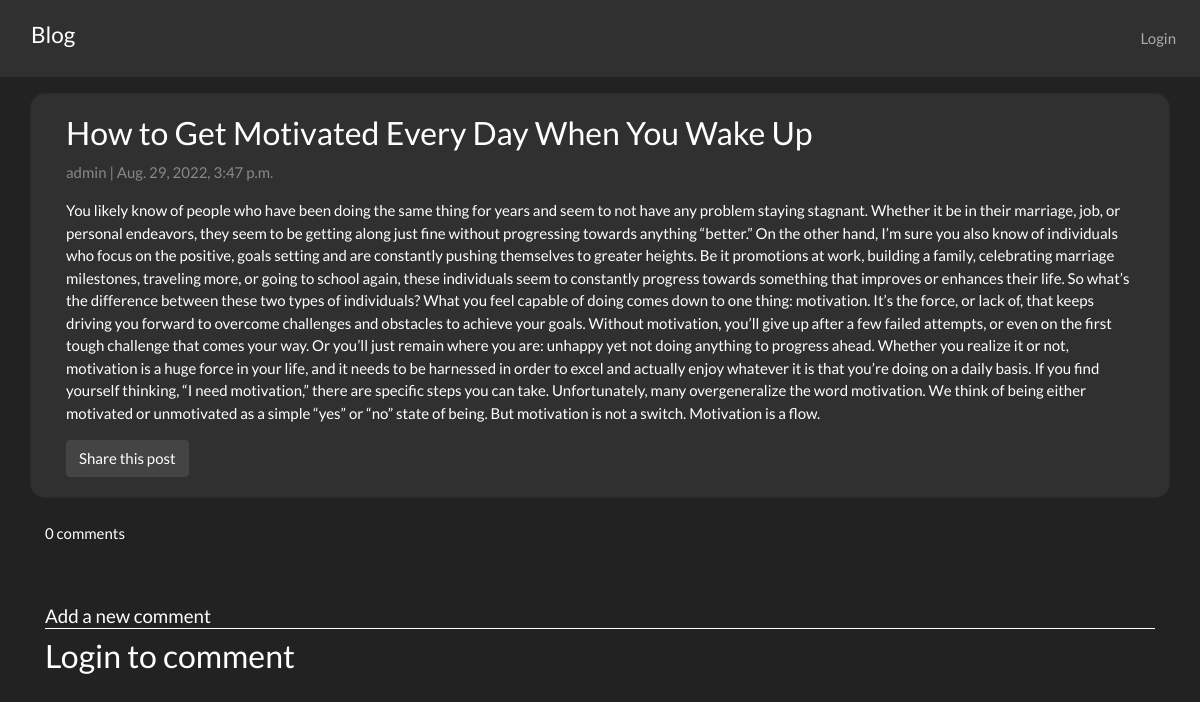
Page /8/ on the earlier database version.
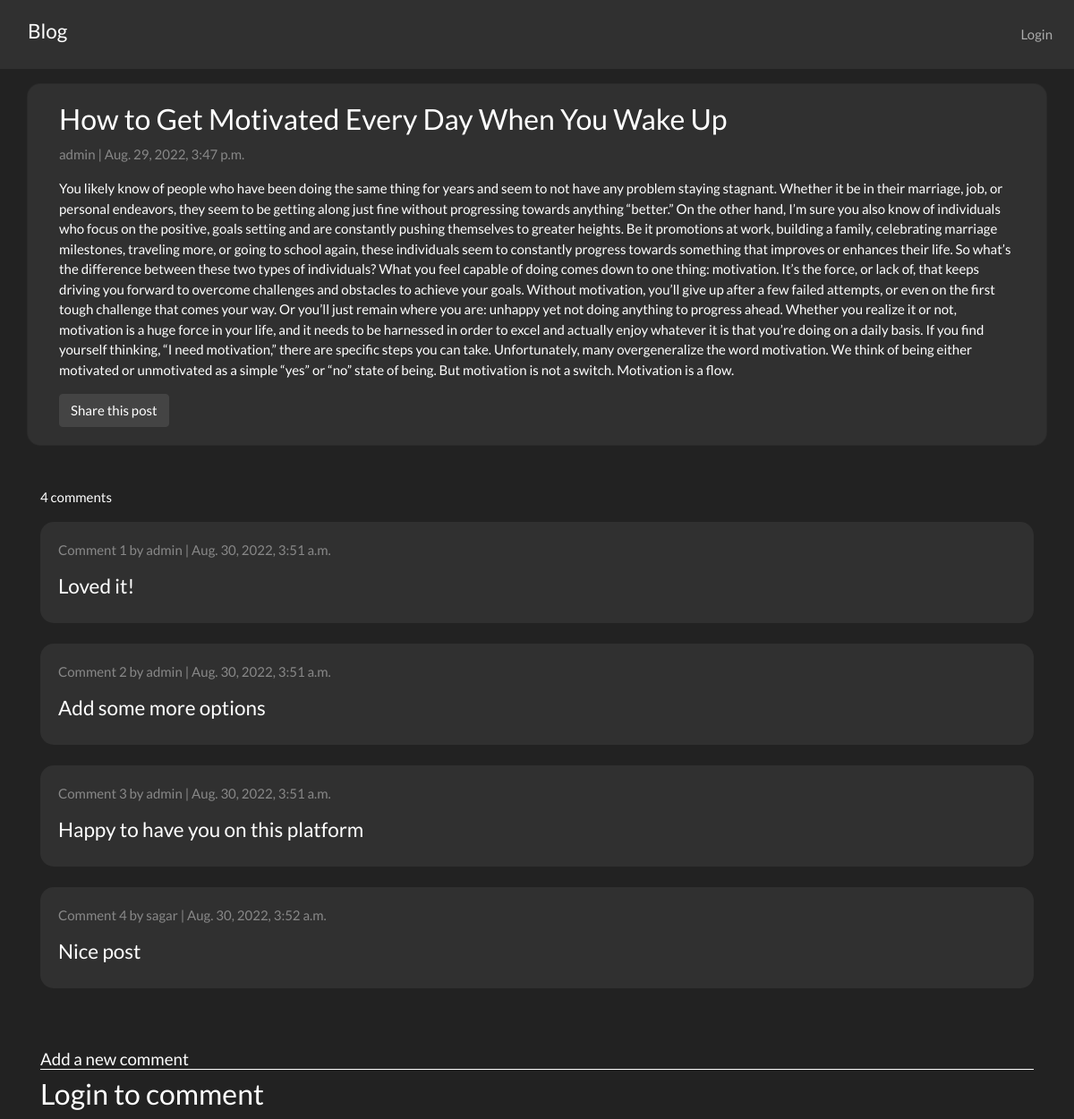
Same page on the later database version.
### blog/models.py (models this page shows, shortened)
class Post(models.Model):
    title = models.CharField(max_length=200, unique=True)
    author = models.ForeignKey(User, on_delete= models.CASCADE,related_name='blog_posts')
    content = models.TextField()
    created_on = models.DateTimeField(auto_now_add=True)
    image_urls = models.JSONField()
    class Meta:
        ordering = ['-created_on']

class Comments(models.Model):
    post = models.ForeignKey(Post, on_delete= models.CASCADE)
    user = models.ForeignKey(User, on_delete= models.CASCADE)
    created_on = models.DateTimeField(auto_now_add=True)
    body = models.TextField()

### blog/views.py (the view)
# urls.py: path('<int:id>/',PostDetail, name='post_detail'),
def PostDetail(request,id):
    post = Post.objects.get(id=id)
    if(request.method=="POST"):
        body = request.POST["body"]
        user = request.user
        newComment = Comments.objects.create(user=user,post=post,body=body)
        newComment.save()
    comments = Comments.objects.filter(post=post)
    images = post.image_urls.get("images")
    print(images)
    count = comments.count()
    return render(request,"post_detail.html",{"comments":comments,"post":post,"count":count,"id":id,"images":images})

### blog/templates/post_detail.html (shortened to what this page needs)
{% extends 'base.html' %}
{% block body %}
<div class="container">
  <div class="row">
    <div class="col-md-12 card mb-4  mt-3 left  top" style="border-radius: 15px;">
      <div class="card-body">
        <h3> {{ post.title }}</h3>
        <p class=" text-muted">{{ post.author }} | {{ post.created_on }}</p>
        <p class="card-text ">{{ post.content}}</p>
        <form action="/share/" method="post">
        <input type="submit" value="Share this post" class="btn btn-secondary">
        </form>
      </div>
    </div>
  </div>
  <div class="row">
    {%for image in images%}
    <div class="col-3">
    </div>
    {%endfor%}
  </div>
  <p>{{count}} comments</p>
  {% for comment in comments %}
  <div class="card-body" style="border-radius: 15px;background-color:rgba(255, 255, 255, 0.062);">
    <p class=" text-muted">Comment {{ forloop.counter }} by {{ comment.user.username }} | {{ comment.created_on }}</p>
    <h4>{{comment.body}}</h4>
  </div><br>
  {%endfor%}
  <br><br>
  <h5 style="border-bottom: 1px solid white;">Add a new comment</h5>
  {% if user.is_authenticated %}
  <form method="post">
    {% csrf_token %}
    <div class="form-group">
      <label for="body" class="form-label">Comment</label>
      <textarea name="body" id="body" cols="30" rows="3" class="form-control" required></textarea><br>
      <input type="submit" value="submit" class="btn btn-danger">
    </div>
  </form>
  {% else %}
  <h3>Login to comment</h3>
  {% endif %}
</div>
{% endblock %}

### blog/templates/base.html (shortened to what this page needs)
<!DOCTYPE html>
<html>
<head>
  <link rel="stylesheet" type="text/css" href="https://bootswatch.com/4/darkly/bootstrap.min.css">
</head>
<body>
  <nav class="navbar navbar-expand-lg navbar-dark bg-dark">
    <div class="container"><a class="navbar-brand" href="/">
        <h4>Blog</h4>
      </a></div>
    <ul class="navbar-nav ml-auto">
      <div class="collapse navbar-collapse" id="navbarNavDropdown">
        <ul class="navbar-nav">
          {% if user.is_authenticated %}
          <li class="nav-item">
            <a class="nav-link" href="{%url 'logout'%}">Logout</a>
          </li>
          <li class="nav-item">
          <a class="nav-link" href="{%url 'userdetails'%}">profile</a>
          </li>
          {% else %}
          <li class="nav-item">
          <a class="nav-link" href="{%url 'login'%}">Login</a>
        </li>
          {% endif %}
        </ul>
      </div>
    </ul>
  </nav>
  {% block body%}
  {% endblock %}
</body>
</html>

Differences in the rows shown:
added Comments: user.username "admin", created_on "Aug. 30, 2022, 3:51 a.m.", body "Loved it!"
added Comments: user.username "admin", created_on "Aug. 30, 2022, 3:51 a.m.", body "Add some more options"
added Comments: user.username "admin", created_on "Aug. 30, 2022, 3:51 a.m.", body "Happy to have you on this platform"
added Comments: user.username "sagar", created_on "Aug. 30, 2022, 3:52 a.m.", body "Nice post"
Other differences:
{{ count }}: "0" → "4"
